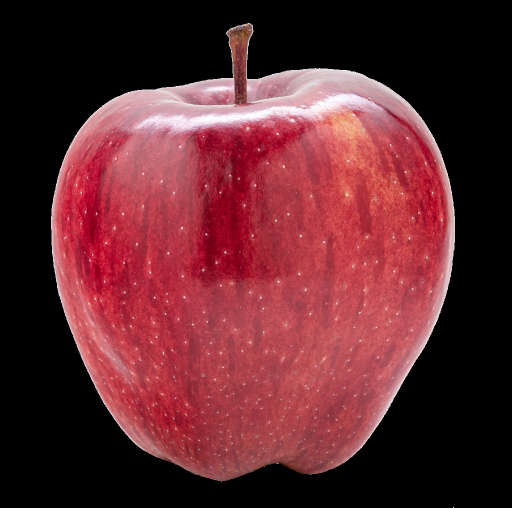
#> input picture apple.png, 1024 x 1015 px (shown at 1/2 size)
$ python meghraj.py   (older library calls are emulated)
#> lines starting #> are read from the running program, lines starting #| are printed output that depends on the picture
#> the answer given: 1
import cv2
import numpy as np
from PIL import Image


# Convert data to binary format
# [31 lines left out: functions data2binary, hide_data, not called in this run]


# Encoding
def encode():
    img_name = input("\nEnter image name: ")
#> the answer given: apple.png
    image = cv2.imread(img_name)
#> image is the input picture: shape (1015, 1024, 3); mean B, G, R 45.9, 39.8, 95
    img = Image.open(img_name, 'r')
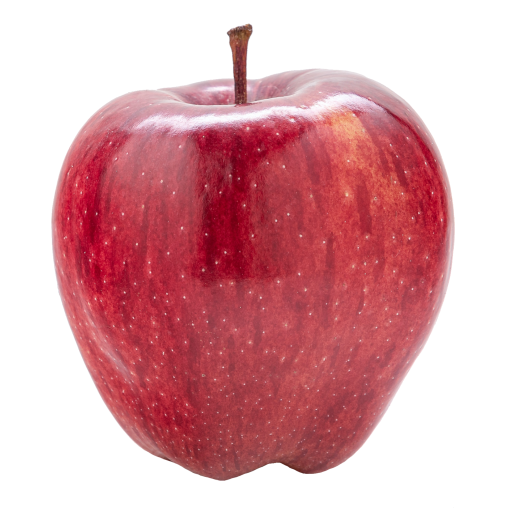
#> img: PIL image 1024x1015 RGBA (shown at 1/2 size); mean R, G, B, A 95, 39.8, 45.9, 131.1; transparent parts drawn white
    w, h = img.size
#> w = 1024; h = 1015
#> (the run stopped early here; a loop or call above may not have finished)
